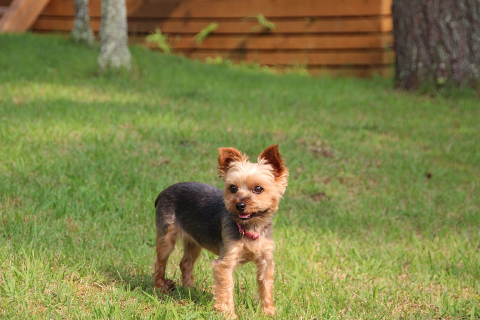
#> input picture chap-03/yorkie.png, 480 x 320 px
$ python test03.py
#> lines starting #> are read from the running program, lines starting #| are printed output that depends on the picture
import cv2

img = cv2.imread("./yorkie.png", cv2.IMREAD_COLOR)
#> img is the input picture: shape (320, 480, 3); mean B, G, R 71.8, 129.3, 128.4

print(f"shape = {img.shape}")
#| shape = (320, 480, 3)
print(f"dtype = {img.dtype}")
#| dtype = uint8

if len(img.shape) == 3:
    height, width, channels = img.shape[:3]
#> height = 320; width = 480; channels = 3
else:
    height, width = img.shape[:2]
    channels = 1

print(f"width    = {width}")
#| width    = 480
print(f"height   = {height}")
#| height   = 320
print(f"channels = {channels}")
#| channels = 3


img2 = cv2.imread("./yorkie.png", cv2.IMREAD_GRAYSCALE)
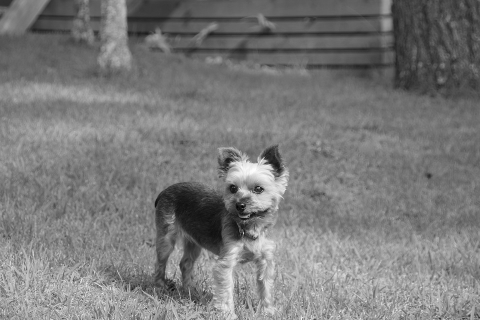
#> img2: shape (320, 480); min 5, max 254, mean 122

print(f"shape = {img2.shape}")
#| shape = (320, 480)
print(f"dtype = {img2.dtype}")
#| dtype = uint8

$ run again, with chap-03/aloeL.png copied over chap-03/yorkie.png
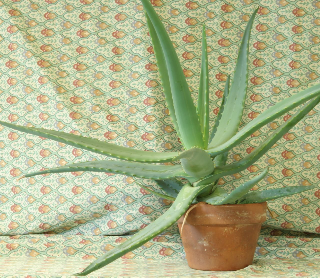
#> input picture chap-03/aloeL.png, 320 x 278 px
#> img is the input picture: shape (278, 320, 3); mean B, G, R 136.9, 177.4, 171.4
#| shape = (278, 320, 3)
#| dtype = uint8
#| width    = 320
#| height   = 278
#| channels = 3
#> `img2 = cv2.imread("./yorkie.png", cv2.IMREAD_GRAYSCALE)`:
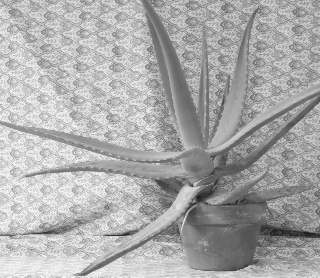
#> img2: shape (278, 320); min 25, max 249, mean 170.5
#| shape = (278, 320)
#| dtype = uint8

$ run again, with chap-03/aloeR.png copied over chap-03/yorkie.png
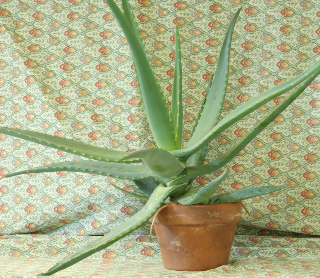
#> input picture chap-03/aloeR.png, 320 x 278 px
#> img is the input picture: shape (278, 320, 3); mean B, G, R 134.4, 174.4, 168.2
#| shape = (278, 320, 3)
#| dtype = uint8
#| width    = 320
#| height   = 278
#| channels = 3
#> `img2 = cv2.imread("./yorkie.png", cv2.IMREAD_GRAYSCALE)`:
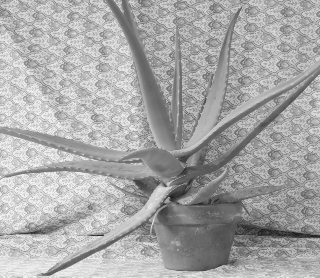
#> img2: shape (278, 320); min 26, max 246, mean 167.5
#| shape = (278, 320)
#| dtype = uint8
